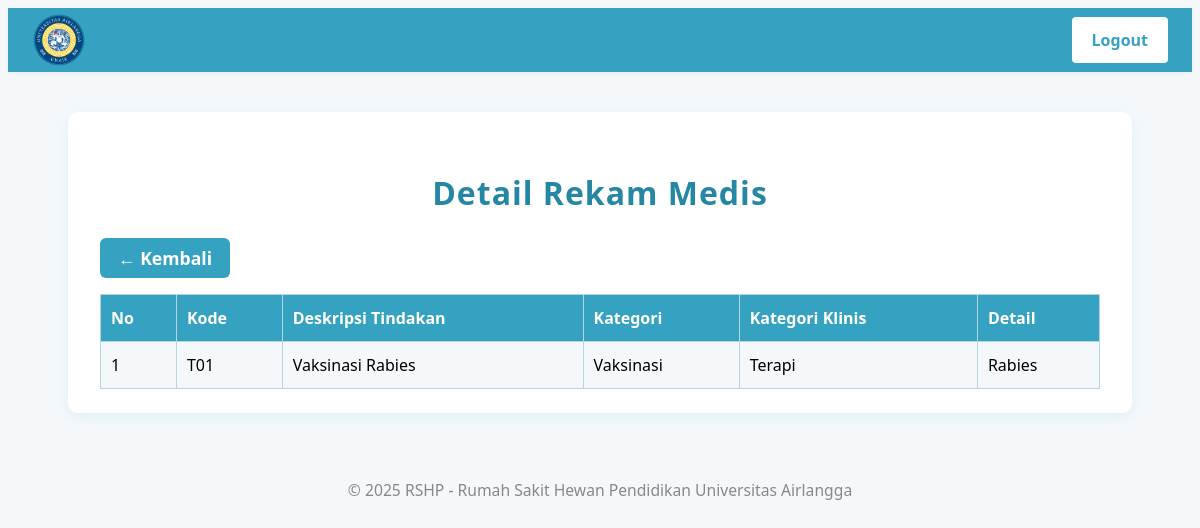
Screenshot of /roles/medis/Rekam_Medis/DetailRekamMedisView.php?idrekam_medis=3 with the database file from the repository.
### tables this page shows
CREATE TABLE `detail_rekam_medis` (
  `iddetail_rekam_medis` int NOT NULL,
  `idrekam_medis` int NOT NULL,
  `idkode_tindakan_terapi` int NOT NULL,
  `detail` varchar(1000) DEFAULT NULL
);

CREATE TABLE `kode_tindakan_terapi` (
  `idkode_tindakan_terapi` int NOT NULL,
  `kode` varchar(5) DEFAULT NULL,
  `deskripsi_tindakan_terapi` varchar(1000) DEFAULT NULL,
  `idkategori` int NOT NULL,
  `idkategori_klinis` int NOT NULL
);

CREATE TABLE `kategori` (
  `idkategori` int NOT NULL,
  `nama_kategori` varchar(100) DEFAULT NULL
);

CREATE TABLE `kategori_klinis` (
  `idkategori_klinis` int NOT NULL,
  `nama_kategori_klinis` varchar(50) DEFAULT NULL
);

### databases/koneksi.php (called while the page is built, shortened)
<?php
class Database {
	private $host;
	private $user;
	private $pass;
	private $db;
	private $conn;
	public function __construct(
		$host = 'localhost',
		$user = 'root',
		$pass = '',
		$db   = 'kuliah_wf_2025'
	) {
		$this->host = $host;
		$this->user = $user;
		$this->pass = $pass;
		$this->db   = $db;
	}
	private function connect() {
		$this->conn = new mysqli($this->host, $this->user, $this->pass, $this->db);
	}
	public function select($query, $params = [], $types = '') {
		$stmt = $this->conn->prepare($query);
		if ($params && $types) {
			$stmt->bind_param($types, ...$params);
		}
		$stmt->execute();
		$result = $stmt->get_result();
		$data = $result ? $result->fetch_all(MYSQLI_ASSOC) : [];
		return $data;
	}
	public function closeConnection() {
		if ($this->conn) {
			$this->conn = null;
		}
	}
}
?>

### models/DetailRekamMedis.php (called while the page is built, shortened)
<?php
require_once __DIR__ . '/../databases/koneksi.php';
class DetailRekamMedis {
    public function getAllByRekamMedis($idrekam_medis) {
        $db = new Database();
        $sql = "SELECT * FROM detail_rekam_medis WHERE idrekam_medis = ?";
        return $db->select($sql, [$idrekam_medis], 'i');
    }
}

### models/KodeTindakanTerapi.php (called while the page is built, shortened)
<?php
require_once __DIR__ . '/../databases/koneksi.php';
class KodeTindakanTerapi {
	public static function getById($idkode_tindakan_terapi) {
		$db = new Database();
		$sql = "SELECT * FROM kode_tindakan_terapi WHERE idkode_tindakan_terapi = ?";
		$result = $db->select($sql, [$idkode_tindakan_terapi], 'i');
		return $result ? $result[0] : null;
	}
}

### models/Kategori.php (called while the page is built, shortened)
<?php
require_once __DIR__ . '/../databases/koneksi.php';
class Kategori
{
	public static function getById($idkategori)
	{
		$db = new Database();
		$sql = "SELECT * FROM kategori WHERE idkategori = ?";
		$result = $db->select($sql, [$idkategori], 'i');
		return $result ? $result[0] : null;
	}
}

### models/KategoriKlinis.php (called while the page is built, shortened)
<?php
require_once __DIR__ . '/../databases/koneksi.php';
class KategoriKlinis {
    public static function getById($idkategori_klinis) {
        $db = new Database();
        $sql = "SELECT * FROM kategori_klinis WHERE idkategori_klinis = ?";
        $result = $db->select($sql, [$idkategori_klinis], 'i');
        return $result ? $result[0] : null;
    }
}

### roles/medis/Rekam_Medis/DetailRekamMedisView.php (the view, shortened to what this page needs)
<?php
require_once __DIR__ . '/../../../models/DetailRekamMedis.php';
require_once __DIR__ . '/../../../models/KodeTindakanTerapi.php';
include('../../../views/partials/menu.php');
$idrekam_medis = $_GET['idrekam_medis'] ?? '';
$detailRekamMedis = new DetailRekamMedis();
$details = $detailRekamMedis->getAllByRekamMedis($idrekam_medis);
?>
<!DOCTYPE html>
<html lang="id">
<head>
    <link rel="stylesheet" href="../../../assets/css/rekam_medis.css?v=<?php echo time(); ?>">
</head>
<body>
<div class="rekam-medis-container">
    <h2 class="rekam-medis-title">Detail Rekam Medis</h2>
    <a href="RekamMedisView.php" class="tambah-rekammedis-btn">&larr; Kembali</a>
    <table class="rekam-medis-table">
        <tr>
            <th>No</th>
            <th>Kode</th>
            <th>Deskripsi Tindakan</th>
            <th>Kategori</th>
            <th>Kategori Klinis</th>
            <th>Detail</th>
        </tr>
        <?php
        require_once __DIR__ . '/../../../models/Kategori.php';
        require_once __DIR__ . '/../../../models/KategoriKlinis.php';
        $no = 1;
        foreach ($details as $detail):
            $tindakan = KodeTindakanTerapi::getById($detail['idkode_tindakan_terapi']);
            $kategori = $tindakan ? Kategori::getById($tindakan['idkategori']) : null;
            $klinis = $tindakan ? KategoriKlinis::getById($tindakan['idkategori_klinis']) : null;
        ?>
        <tr>
            <td><?= $no++ ?></td>
            <td><?= htmlspecialchars($tindakan ? $tindakan['kode'] : '-') ?></td>
            <td><?= htmlspecialchars($tindakan ? $tindakan['deskripsi_tindakan_terapi'] : '-') ?></td>
            <td><?= htmlspecialchars($kategori ? $kategori['nama_kategori'] : '-') ?></td>
            <td><?= htmlspecialchars($klinis ? $klinis['nama_kategori_klinis'] : '-') ?></td>
            <td><?= htmlspecialchars($detail['detail']) ?></td>
        </tr>
        <?php endforeach; ?>
    </table>
</div>
<?php include('../../../views/partials/footer.php'); ?>
</body>
</html>

### assets/css/rekam_medis.css (style rules this page uses)
.rekam-medis-table td { vertical-align: middle; }
.tambah-rekammedis-btn { display: inline-block; background: #36a2c2; color: #fff; padding: 8px 18px; border-radius: 6px; text-decoration: none; font-weight: 600; margin-bottom: 16px; transition: background 0.2s; font-size: 1.1em; border: none; cursor: pointer; }
body { background: #f4f8fb; font-family: 'Segoe UI', Arial, sans-serif; }
.rekam-medis-container { max-width: 1000px; margin: 40px auto 0 auto; background: #fff; padding: 32px 32px 24px 32px; border-radius: 10px; box-shadow: 0 4px 16px rgba(54, 162, 194, 0.10); }
.rekam-medis-title { color: #2587a3; text-align: center; margin-bottom: 24px; font-size: 2em; font-weight: 700; letter-spacing: 1px; width: 100%; }
.rekam-medis-table { width: 100%; border-collapse: collapse; background: #fff; }
.rekam-medis-table th, .rekam-medis-table td { border: 1px solid #b5d6e0; padding: 12px 10px; text-align: left; font-size: 1em; font-family: 'Segoe UI', Arial, sans-serif; }
.rekam-medis-table th { background: #36a2c2; color: #fff; font-weight: 700; }
.rekam-medis-table tr:nth-child(even) { background: #f4f8fb; }

### rows the page displays
detail_rekam_medis: idkode_tindakan_terapi.kode "T01", idkode_tindakan_terapi.deskripsi_tindakan_terapi "Vaksinasi Rabies", kategori.nama_kategori "Vaksinasi", kategori_klinis.nama_kategori_klinis "Terapi", detail "Rabies"
